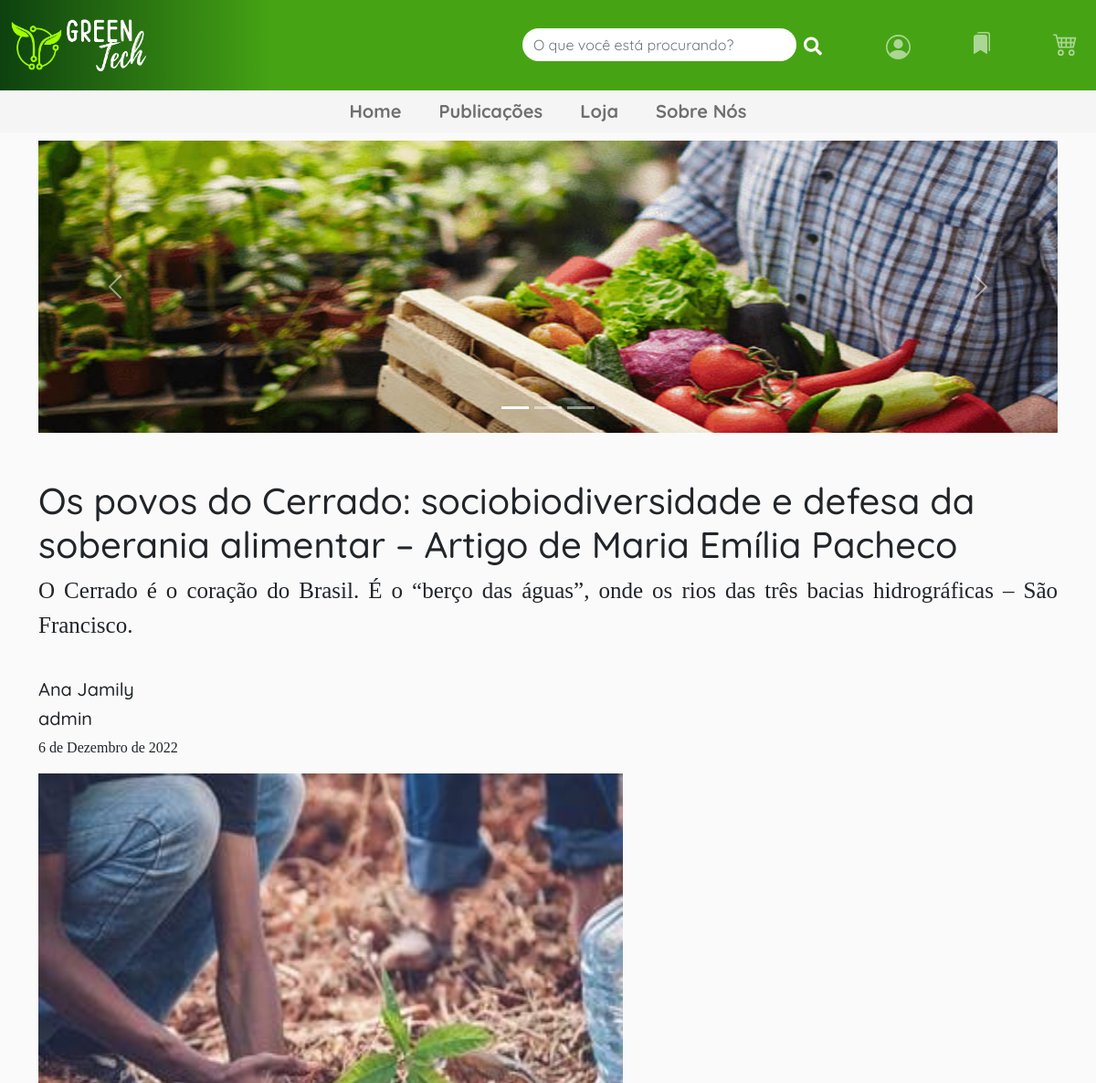
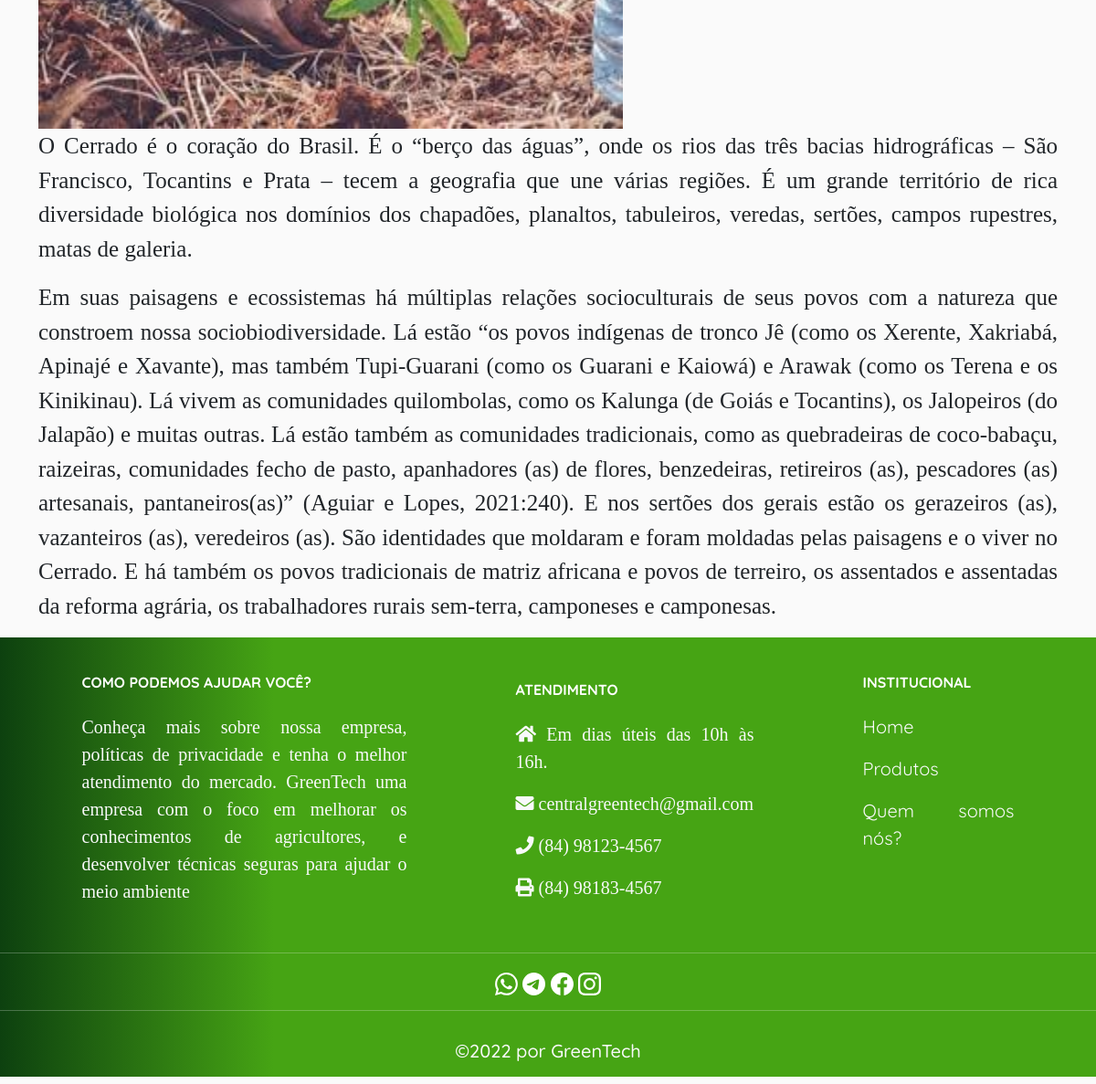
Screenshot of /detalhe/1 with the database file from the repository (2 pictures, top to bottom).
### main/models.py (models this page shows, shortened)
class Publicacao(models.Model):
    titulo = models.CharField(max_length=200)
    descricao = models.TextField()
    corpo_do_texto = RichTextUploadingField()
    tempo_da_publicacao = models.DateField()
    imagem = models.ImageField(upload_to='produtos/', blank=True, null=True, max_length=250)
    autor = models.ForeignKey(Autor, on_delete=models.CASCADE)
    categoria = models.ManyToManyField(Categoria)
    user = models.ForeignKey(get_user_model(), null=True,blank=True,on_delete=models.CASCADE)

class Autor(models.Model):
    nome = models.CharField(max_length=100)
    email = models.EmailField()
    Telefone = models.IntegerField()
    cep = models.IntegerField()
    def __str__(self):
        return self.nome

### main/views.py (the view)
# urls.py: path('detalhe/<int:id>',detalhe, name='detalhe'),
def detalhe (request,id):
    busca = request.GET.get('search')
    if busca:
        lista = Publicacao.objects.filter(titulo__icontains = busca)
        lista_produto = Produto.objects.filter(nome__icontains = busca)
        context = {'buscas' : lista, 'busca_produto' : lista_produto}
        return render(request, "busca.html", context)
    else:
        publicacao = Publicacao.objects.get(id=id)
        context = {'publicacao' : publicacao }
        return render(request,"detalhe.html", context)

### main/templates/detalhe.html (shortened to what this page needs)
{% extends 'base.html' %}
{% load static %}
{% block conteudo %}
<main>
<section class="dividir">
  {% include 'includes/carrossel.html' %}
  </section>
   <section>
   <h1 style="margin-top: 50px;" > {{publicacao.titulo}} </h1>
   <p class=" subtitulo "> {{publicacao.descricao}}</p><br>
   <h5>{{publicacao.autor}}</h5>
   <h5>{{publicacao.user}}</h5>
   <p> {{publicacao.tempo_da_publicacao}} </p>
   <img class="img-noticia" src="/media/{{publicacao.imagem}}" >
   <div class="corpo-noticia">{{publicacao.corpo_do_texto|safe}}</div>
   </section>
</main>
{% endblock conteudo %}

### main/static/css/styles.css (style rules this page uses)
* { box-sizing: border-box; font-family: 'Noto Sans Mono', monospace; font-family: 'Quicksand', sans-serif; }
body { background: #fafafa; }
p { text-align: justify; font-family: 'Times New Roman', Times, serif; }
.dividir { padding-top: 30px; }
.img-noticia { height: 30rem; width: 40rem; }
.subtitulo { font-size: 25px }
.corpo-noticia p { font-size: 25px; }

### rows the page displays
Publicacao: titulo "Os povos do Cerrado: sociobiodiversidade e defesa da soberania alimentar – Artigo de Maria Emília Pacheco", descricao "O Cerrado é o coração do Brasil. É o “berço das águas”, onde os rios das três bacias hidrográficas – São Francisco.", autor "Ana Jamily", user "admin", tempo_da_publicacao "6 de Dezembro de 2022", imagem (picture), corpo_do_texto "O Cerrado é o coração do Brasil. É o “berço das águas”, onde os rios das três bacias hidrográficas – São Francisco, Tocantins e Prata – tecem a geografia que une várias regiões. É um grande território de rica diversidade biológica nos domínios dos chapadões, planaltos, tabuleiros, veredas, sertões, campos rupestres, matas de galeria. Em suas paisagens e ecossistemas há múltiplas relações socioculturais de seus povos com a natureza que constroem nossa sociobiodiversidade. Lá estão “os povos indígenas de tronco Jê (como os Xerente, Xakriabá, Apinajé e Xavante), mas também Tupi-Guarani (como os Guarani e Kaiowá) e Arawak (como os Terena e os Kinikinau). Lá vivem as comunidades quilombolas,…"
